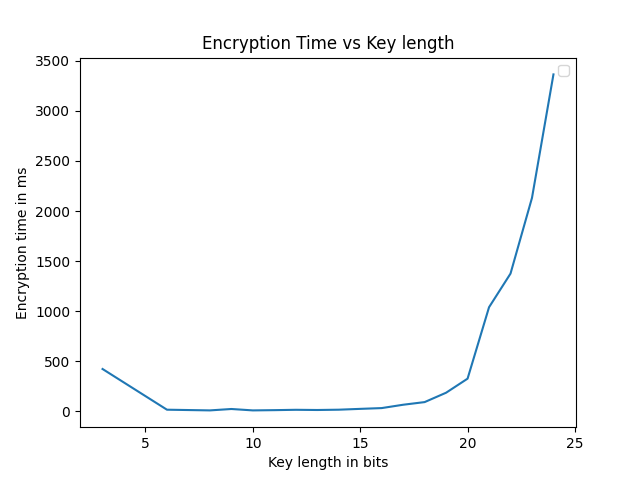

The script that saved this image:
import matplotlib
import matplotlib.pyplot as plt
import pandas as pd
import numpy as np
import sys
from subprocess import run, call, Popen, PIPE
import os
from time import time, sleep
from tqdm import tqdm
from helpers import *



UpperLimit = int(sys.argv[1])


# Compile the chat module first

result = run(['g++', os.path.join(os.path.split(os.getcwd())[0], 'Source.cpp'), '-o', os.path.join(os.getcwd(), 'out.exe')], capture_output=True, text=True)
print(result.stdout)


sampleMessage = 'Hello0This0is0a0test0message0just0built0to0mess0with0your0code0muahahahaha'

timeCounter = []
keyLength = []

# enter an upper limit number here
primesList = constructPrimeList(UpperLimit)

#just remove the last prime, if the primes are not pairs
if len(primesList)%2 != 0: primesList = primesList[:-1]




for i in tqdm(range(0, len(primesList), 2), desc='Encrypting using different n'):
    p = primesList[i]
    q = primesList[i+1]
    n = p*q
    keyLength.append(len(bin(n)[2:]))

    with open ('receiver_input.txt', 'w') as l:
        l.write(' '.join([str(p),str(q)]))
    

    startTime = time()*1000
    #call the chat module
    result = run(['out.exe', sampleMessage], capture_output=True, text=True)
    endTime = time()*1000

    timeCounter.append(endTime - startTime)



#print(keyLength)
#print(timeCounter)




#this is just to take the average time of numbers having the same key length

graph_data = {}

for i,j in zip(keyLength, timeCounter):
    if i in graph_data.keys():
        graph_data[i] = (graph_data[i] + j) / 2
    else:
        graph_data[i] = j



plt.plot(graph_data.keys(), graph_data.values())
plt.xlabel("Key length in bits")
plt.ylabel("Encryption time in ms")
plt.title('Encryption Time vs Key length')
plt.legend()
plt.savefig('encTime.png')
plt.show()